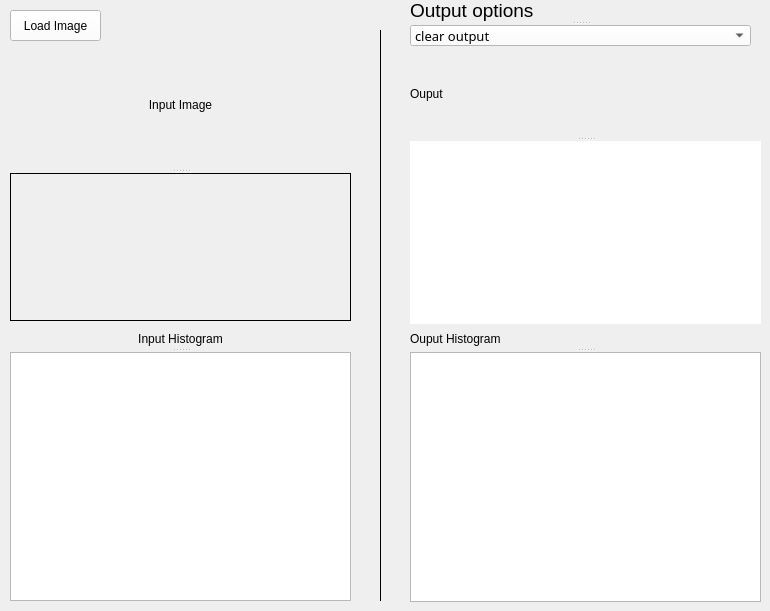
      <widget class="QWidget" name="tab_3">
       <property name="sizePolicy">
        <sizepolicy hsizetype="Expanding" vsizetype="Expanding">
         <horstretch>0</horstretch>
         <verstretch>0</verstretch>
        </sizepolicy>
       </property>
       <attribute name="title">
        <string>Histograms</string>
       </attribute>
       <widget class="QLabel" name="label_9">
        <property name="geometry">
         <rect>
          <x>370</x>
          <y>30</y>
          <width>20</width>
          <height>571</height>
         </rect>
        </property>
        <property name="frameShape">
         <enum>QFrame::VLine</enum>
        </property>
        <property name="text">
         <string/>
        </property>
       </widget>
       <widget class="QPushButton" name="load">
        <property name="geometry">
         <rect>
          <x>10</x>
          <y>10</y>
          <width>91</width>
          <height>31</height>
         </rect>
        </property>
        <property name="palette">
         <palette>
          <active>
           <colorrole role="WindowText">
            <brush brushstyle="SolidPattern">
             <color alpha="255">
              <red>0</red>
              <green>0</green>
              <blue>0</blue>
             </color>
            </brush>
           </colorrole>
           <colorrole role="Button">
            <brush brushstyle="SolidPattern">
             <color alpha="255">
              <red>255</red>
              <green>255</green>
              <blue>255</blue>
             </color>
            </brush>
           </colorrole>
           <colorrole role="Light">
            <brush brushstyle="SolidPattern">
             <color alpha="255">
              <red>213</red>
              <green>213</green>
              <blue>255</blue>
             </color>
            </brush>
           </colorrole>
           <colorrole role="Midlight">
            <brush brushstyle="SolidPattern">
             <color alpha="255">
              <red>149</red>
              <green>149</green>
              <blue>255</blue>
             </color>
            </brush>
           </colorrole>
           <colorrole role="Dark">
            <brush brushstyle="SolidPattern">
             <color alpha="255">
              <red>42</red>
              <green>42</green>
              <blue>127</blue>
             </color>
            </brush>
           </colorrole>
           <colorrole role="Mid">
            <brush brushstyle="SolidPattern">
             <color alpha="255">
              <red>56</red>
              <green>56</green>
              <blue>170</blue>
             </color>
            </brush>
           </colorrole>
           <colorrole role="Text">
            <brush brushstyle="SolidPattern">
             <color alpha="255">
              <red>0</red>
              <green>0</green>
              <blue>0</blue>
             </color>
            </brush>
           </colorrole>
           <colorrole role="BrightText">
            <brush brushstyle="SolidPattern">
             <color alpha="255">
              <red>255</red>
              <green>255</green>
              <blue>255</blue>
             </color>
            </brush>
           </colorrole>
           <colorrole role="ButtonText">
            <brush brushstyle="SolidPattern">
             <color alpha="255">
              <red>0</red>
              <green>0</green>
              <blue>0</blue>
             </color>
            </brush>
           </colorrole>
           <colorrole role="Base">
            <brush brushstyle="SolidPattern">
             <color alpha="255">
              <red>255</red>
              <green>255</green>
              <blue>255</blue>
             </color>
            </brush>
           </colorrole>
           <colorrole role="Window">
            <brush brushstyle="SolidPattern">
             <color alpha="255">
              <red>255</red>
              <green>255</green>
              <blue>255</blue>
             </color>
            </brush>
           </colorrole>
           <colorrole role="Shadow">
            <brush brushstyle="SolidPattern">
             <color alpha="255">
              <red>0</red>
              <green>0</green>
              <blue>0</blue>
             </color>
            </brush>
           </colorrole>
           <colorrole role="AlternateBase">
            <brush brushstyle="SolidPattern">
             <color alpha="255">
              <red>170</red>
              <green>170</green>
              <blue>255</blue>
             </color>
            </brush>
           </colorrole>
           <colorrole role="ToolTipBase">
            <brush brushstyle="SolidPattern">
             <color alpha="255">
              <red>255</red>
              <green>255</green>
              <blue>220</blue>
             </color>
            </brush>
           </colorrole>
           <colorrole role="ToolTipText">
            <brush brushstyle="SolidPattern">
             <color alpha="255">
              <red>0</red>
              <green>0</green>
              <blue>0</blue>
             </color>
            </brush>
           </colorrole>
          </active>
          <inactive>
           <colorrole role="WindowText">
            <brush brushstyle="SolidPattern">
             <color alpha="255">
              <red>0</red>
              <green>0</green>
              <blue>0</blue>
             </color>
            </brush>
           </colorrole>
           <colorrole role="Button">
            <brush brushstyle="SolidPattern">
             <color alpha="255">
              <red>255</red>
              <green>255</green>
              <blue>255</blue>
             </color>
            </brush>
           </colorrole>
           <colorrole role="Light">
            <brush brushstyle="SolidPattern">
             <color alpha="255">
              <red>213</red>
              <green>213</green>
              <blue>255</blue>
             </color>
            </brush>
           </colorrole>
           <colorrole role="Midlight">
            <brush brushstyle="SolidPattern">
             <color alpha="255">
              <red>149</red>
              <green>149</green>
              <blue>255</blue>
             </color>
            </brush>
           </colorrole>
           <colorrole role="Dark">
            <brush brushstyle="SolidPattern">
             <color alpha="255">
              <red>42</red>
              <green>42</green>
              <blue>127</blue>
             </color>
            </brush>
           </colorrole>
           <colorrole role="Mid">
            <brush brushstyle="SolidPattern">
             <color alpha="255">
              <red>56</red>
              <green>56</green>
              <blue>170</blue>
             </color>
            </brush>
           </colorrole>
           <colorrole role="Text">
            <brush brushstyle="SolidPattern">
             <color alpha="255">
              <red>0</red>
              <green>0</green>
              <blue>0</blue>
             </color>
            </brush>
           </colorrole>
           <colorrole role="BrightText">
            <brush brushstyle="SolidPattern">
             <color alpha="255">
              <red>255</red>
              <green>255</green>
              <blue>255</blue>
             </color>
            </brush>
           </colorrole>
           <colorrole role="ButtonText">
            <brush brushstyle="SolidPattern">
             <color alpha="255">
              <red>0</red>
              <green>0</green>
              <blue>0</blue>
             </color>
            </brush>
           </colorrole>
           <colorrole role="Base">
            <brush brushstyle="SolidPattern">
             <color alpha="255">
              <red>255</red>
              <green>255</green>
              <blue>255</blue>
             </color>
            </brush>
           </colorrole>
           <colorrole role="Window">
            <brush brushstyle="SolidPattern">
             <color alpha="255">
              <red>255</red>
              <green>255</green>
              <blue>255</blue>
             </color>
            </brush>
           </colorrole>
           <colorrole role="Shadow">
            <brush brushstyle="SolidPattern">
             <color alpha="255">
              <red>0</red>
              <green>0</green>
              <blue>0</blue>
             </color>
            </brush>
           </colorrole>
           <colorrole role="AlternateBase">
            <brush brushstyle="SolidPattern">
             <color alpha="255">
              <red>170</red>
              <green>170</green>
              <blue>255</blue>
             </color>
            </brush>
           </colorrole>
           <colorrole role="ToolTipBase">
            <brush brushstyle="SolidPattern">
             <color alpha="255">
              <red>255</red>
              <green>255</green>
              <blue>220</blue>
             </color>
            </brush>
           </colorrole>
           <colorrole role="ToolTipText">
            <brush brushstyle="SolidPattern">
             <color alpha="255">
              <red>0</red>
              <green>0</green>
              <blue>0</blue>
             </color>
            </brush>
           </colorrole>
          </inactive>
          <disabled>
           <colorrole role="WindowText">
            <brush brushstyle="SolidPattern">
             <color alpha="255">
              <red>42</red>
              <green>42</green>
              <blue>127</blue>
             </color>
            </brush>
           </colorrole>
           <colorrole role="Button">
            <brush brushstyle="SolidPattern">
             <color alpha="255">
              <red>255</red>
              <green>255</green>
              <blue>255</blue>
             </color>
            </brush>
           </colorrole>
           <colorrole role="Light">
            <brush brushstyle="SolidPattern">
             <color alpha="255">
              <red>213</red>
              <green>213</green>
              <blue>255</blue>
             </color>
            </brush>
           </colorrole>
           <colorrole role="Midlight">
            <brush brushstyle="SolidPattern">
             <color alpha="255">
              <red>149</red>
              <green>149</green>
              <blue>255</blue>
             </color>
            </brush>
           </colorrole>
           <colorrole role="Dark">
            <brush brushstyle="SolidPattern">
             <color alpha="255">
              <red>42</red>
              <green>42</green>
              <blue>127</blue>
             </color>
            </brush>
           </colorrole>
           <colorrole role="Mid">
            <brush brushstyle="SolidPattern">
             <color alpha="255">
              <red>56</red>
              <green>56</green>
              <blue>170</blue>
             </color>
            </brush>
           </colorrole>
           <colorrole role="Text">
            <brush brushstyle="SolidPattern">
             <color alpha="255">
              <red>42</red>
              <green>42</green>
              <blue>127</blue>
             </color>
            </brush>
           </colorrole>
           <colorrole role="BrightText">
            <brush brushstyle="SolidPattern">
             <color alpha="255">
              <red>255</red>
              <green>255</green>
              <blue>255</blue>
             </color>
            </brush>
           </colorrole>
           <colorrole role="ButtonText">
            <brush brushstyle="SolidPattern">
             <color alpha="255">
              <red>42</red>
              <green>42</green>
              <blue>127</blue>
             </color>
            </brush>
           </colorrole>
           <colorrole role="Base">
            <brush brushstyle="SolidPattern">
             <color alpha="255">
              <red>255</red>
              <green>255</green>
              <blue>255</blue>
             </color>
            </brush>
           </colorrole>
           <colorrole role="Window">
            <brush brushstyle="SolidPattern">
             <color alpha="255">
              <red>255</red>
              <green>255</green>
              <blue>255</blue>
             </color>
            </brush>
           </colorrole>
           <colorrole role="Shadow">
            <brush brushstyle="SolidPattern">
             <color alpha="255">
              <red>0</red>
              <green>0</green>
              <blue>0</blue>
             </color>
            </brush>
           </colorrole>
           <colorrole role="AlternateBase">
            <brush brushstyle="SolidPattern">
             <color alpha="255">
              <red>85</red>
              <green>85</green>
              <blue>255</blue>
             </color>
            </brush>
           </colorrole>
           <colorrole role="ToolTipBase">
            <brush brushstyle="SolidPattern">
             <color alpha="255">
              <red>255</red>
              <green>255</green>
              <blue>220</blue>
             </color>
            </brush>
           </colorrole>
           <colorrole role="ToolTipText">
            <brush brushstyle="SolidPattern">
             <color alpha="255">
              <red>0</red>
              <green>0</green>
              <blue>0</blue>
             </color>
            </brush>
           </colorrole>
          </disabled>
         </palette>
        </property>
        <property name="font">
         <font>
          <pointsize>9</pointsize>
         </font>
        </property>
        <property name="cursor">
         <cursorShape>PointingHandCursor</cursorShape>
        </property>
        <property name="focusPolicy">
         <enum>Qt::TabFocus</enum>
        </property>
        <property name="text">
         <string>Load Image</string>
        </property>
        <property name="autoDefault">
         <bool>false</bool>
        </property>
        <property name="default">
         <bool>false</bool>
        </property>
        <property name="flat">
         <bool>false</bool>
        </property>
       </widget>
       <widget class="QSplitter" name="splitter_12">
        <property name="geometry">
         <rect>
          <x>10</x>
          <y>40</y>
          <width>341</width>
          <height>281</height>
         </rect>
        </property>
        <property name="orientation">
         <enum>Qt::Vertical</enum>
        </property>
        <widget class="QLabel" name="label_19">
         <property name="styleSheet">
          <string notr="true">font: 14pt &quot;MS Shell Dlg 2&quot;;
</string>
         </property>
         <property name="text">
          <string>Input Image</string>
         </property>
         <property name="alignment">
          <set>Qt::AlignCenter</set>
         </property>
        </widget>
        <widget class="QLabel" name="input_img">
         <property name="frameShape">
          <enum>QFrame::Box</enum>
         </property>
         <property name="text">
          <string/>
         </property>
         <property name="scaledContents">
          <bool>true</bool>
         </property>
        </widget>
       </widget>
       <widget class="QSplitter" name="splitter_14">
        <property name="geometry">
         <rect>
          <x>10</x>
          <y>330</y>
          <width>341</width>
          <height>271</height>
         </rect>
        </property>
        <property name="orientation">
         <enum>Qt::Vertical</enum>
        </property>
        <widget class="QLabel" name="label_20">
         <property name="styleSheet">
          <string notr="true">font: 14pt &quot;MS Shell Dlg 2&quot;;
</string>
         </property>
         <property name="text">
          <string>Input Histogram</string>
         </property>
         <property name="alignment">
          <set>Qt::AlignCenter</set>
         </property>
        </widget>
        <widget class="PlotWidget" name="input_hist"/>
       </widget>
       <widget class="QSplitter" name="splitter_15">
        <property name="geometry">
         <rect>
          <x>410</x>
          <y>0</y>
          <width>341</width>
          <height>46</height>
         </rect>
        </property>
        <property name="orientation">
         <enum>Qt::Vertical</enum>
        </property>
        <widget class="QLabel" name="label_18">
         <property name="font">
          <font>
           <family>MS Shell Dlg 2</family>
           <pointsize>14</pointsize>
           <weight>50</weight>
           <italic>false</italic>
           <bold>false</bold>
          </font>
         </property>
         <property name="styleSheet">
          <string notr="true">font: 14pt &quot;MS Shell Dlg 2&quot;;
</string>
         </property>
         <property name="text">
          <string>Output options</string>
         </property>
        </widget>
        <widget class="QComboBox" name="comboBox">
         <property name="palette">
          <palette>
           <active>
            <colorrole role="WindowText">
             <brush brushstyle="SolidPattern">
              <color alpha="255">
               <red>0</red>
               <green>0</green>
               <blue>0</blue>
              </color>
             </brush>
            </colorrole>
            <colorrole role="Button">
             <brush brushstyle="SolidPattern">
              <color alpha="255">
               <red>255</red>
               <green>255</green>
               <blue>255</blue>
              </color>
             </brush>
            </colorrole>
            <colorrole role="Light">
             <brush brushstyle="SolidPattern">
              <color alpha="255">
               <red>213</red>
               <green>213</green>
               <blue>255</blue>
              </color>
             </brush>
            </colorrole>
            <colorrole role="Midlight">
             <brush brushstyle="SolidPattern">
              <color alpha="255">
               <red>149</red>
               <green>149</green>
               <blue>255</blue>
              </color>
             </brush>
            </colorrole>
            <colorrole role="Dark">
             <brush brushstyle="SolidPattern">
              <color alpha="255">
               <red>42</red>
               <green>42</green>
               <blue>127</blue>
              </color>
             </brush>
            </colorrole>
            <colorrole role="Mid">
             <brush brushstyle="SolidPattern">
              <color alpha="255">
               <red>56</red>
               <green>56</green>
               <blue>170</blue>
              </color>
             </brush>
            </colorrole>
            <colorrole role="Text">
             <brush brushstyle="SolidPattern">
              <color alpha="255">
               <red>0</red>
               <green>0</green>
               <blue>0</blue>
              </color>
             </brush>
            </colorrole>
            <colorrole role="BrightText">
             <brush brushstyle="SolidPattern">
              <color alpha="255">
               <red>255</red>
               <green>255</green>
               <blue>255</blue>
              </color>
             </brush>
            </colorrole>
            <colorrole role="ButtonText">
             <brush brushstyle="SolidPattern">
              <color alpha="255">
               <red>0</red>
               <green>0</green>
               <blue>0</blue>
              </color>
             </brush>
            </colorrole>
            <colorrole role="Base">
             <brush brushstyle="SolidPattern">
              <color alpha="255">
               <red>255</red>
               <green>255</green>
               <blue>255</blue>
              </color>
             </brush>
            </colorrole>
            <colorrole role="Window">
             <brush brushstyle="SolidPattern">
              <color alpha="255">
               <red>255</red>
               <green>255</green>
               <blue>255</blue>
              </color>
             </brush>
            </colorrole>
            <colorrole role="Shadow">
             <brush brushstyle="SolidPattern">
              <color alpha="255">
               <red>0</red>
               <green>0</green>
               <blue>0</blue>
              </color>
             </brush>
            </colorrole>
            <colorrole role="AlternateBase">
             <brush brushstyle="SolidPattern">
              <color alpha="255">
               <red>170</red>
               <green>170</green>
               <blue>255</blue>
              </color>
             </brush>
            </colorrole>
            <colorrole role="ToolTipBase">
             <brush brushstyle="SolidPattern">
              <color alpha="255">
               <red>255</red>
               <green>255</green>
               <blue>220</blue>
              </color>
             </brush>
            </colorrole>
            <colorrole role="ToolTipText">
             <brush brushstyle="SolidPattern">
              <color alpha="255">
               <red>0</red>
               <green>0</green>
               <blue>0</blue>
              </color>
             </brush>
            </colorrole>
           </active>
           <inactive>
            <colorrole role="WindowText">
             <brush brushstyle="SolidPattern">
              <color alpha="255">
               <red>0</red>
               <green>0</green>
               <blue>0</blue>
              </color>
             </brush>
            </colorrole>
            <colorrole role="Button">
             <brush brushstyle="SolidPattern">
              <color alpha="255">
               <red>255</red>
               <green>255</green>
               <blue>255</blue>
              </color>
             </brush>
            </colorrole>
            <colorrole role="Light">
             <brush brushstyle="SolidPattern">
              <color alpha="255">
               <red>213</red>
               <green>213</green>
               <blue>255</blue>
              </color>
             </brush>
            </colorrole>
            <colorrole role="Midlight">
             <brush brushstyle="SolidPattern">
              <color alpha="255">
               <red>149</red>
               <green>149</green>
               <blue>255</blue>
              </color>
             </brush>
            </colorrole>
            <colorrole role="Dark">
             <brush brushstyle="SolidPattern">
              <color alpha="255">
               <red>42</red>
               <green>42</green>
               <blue>127</blue>
              </color>
             </brush>
            </colorrole>
            <colorrole role="Mid">
             <brush brushstyle="SolidPattern">
              <color alpha="255">
               <red>56</red>
               <green>56</green>
               <blue>170</blue>
              </color>
             </brush>
            </colorrole>
            <colorrole role="Text">
             <brush brushstyle="SolidPattern">
              <color alpha="255">
               <red>0</red>
               <green>0</green>
               <blue>0</blue>
              </color>
             </brush>
            </colorrole>
            <colorrole role="BrightText">
             <brush brushstyle="SolidPattern">
              <color alpha="255">
               <red>255</red>
               <green>255</green>
               <blue>255</blue>
              </color>
             </brush>
            </colorrole>
            <colorrole role="ButtonText">
             <brush brushstyle="SolidPattern">
              <color alpha="255">
               <red>0</red>
               <green>0</green>
               <blue>0</blue>
              </color>
             </brush>
            </colorrole>
            <colorrole role="Base">
             <brush brushstyle="SolidPattern">
              <color alpha="255">
               <red>255</red>
               <green>255</green>
               <blue>255</blue>
              </color>
             </brush>
            </colorrole>
            <colorrole role="Window">
             <brush brushstyle="SolidPattern">
              <color alpha="255">
               <red>255</red>
               <green>255</green>
               <blue>255</blue>
              </color>
             </brush>
            </colorrole>
            <colorrole role="Shadow">
             <brush brushstyle="SolidPattern">
              <color alpha="255">
               <red>0</red>
               <green>0</green>
               <blue>0</blue>
              </color>
             </brush>
            </colorrole>
            <colorrole role="AlternateBase">
             <brush brushstyle="SolidPattern">
              <color alpha="255">
               <red>170</red>
               <green>170</green>
               <blue>255</blue>
              </color>
             </brush>
            </colorrole>
            <colorrole role="ToolTipBase">
             <brush brushstyle="SolidPattern">
              <color alpha="255">
               <red>255</red>
               <green>255</green>
               <blue>220</blue>
              </color>
             </brush>
            </colorrole>
            <colorrole role="ToolTipText">
             <brush brushstyle="SolidPattern">
              <color alpha="255">
               <red>0</red>
               <green>0</green>
               <blue>0</blue>
              </color>
             </brush>
            </colorrole>
           </inactive>
           <disabled>
            <colorrole role="WindowText">
             <brush brushstyle="SolidPattern">
              <color alpha="255">
               <red>42</red>
               <green>42</green>
               <blue>127</blue>
              </color>
             </brush>
            </colorrole>
            <colorrole role="Button">
             <brush brushstyle="SolidPattern">
              <color alpha="255">
               <red>255</red>
               <green>255</green>
               <blue>255</blue>
              </color>
             </brush>
            </colorrole>
            <colorrole role="Light">
             <brush brushstyle="SolidPattern">
              <color alpha="255">
               <red>213</red>
               <green>213</green>
               <blue>255</blue>
              </color>
             </brush>
            </colorrole>
            <colorrole role="Midlight">
             <brush brushstyle="SolidPattern">
              <color alpha="255">
               <red>149</red>
               <green>149</green>
               <blue>255</blue>
              </color>
             </brush>
            </colorrole>
            <colorrole role="Dark">
             <brush brushstyle="SolidPattern">
              <color alpha="255">
               <red>42</red>
               <green>42</green>
               <blue>127</blue>
              </color>
             </brush>
            </colorrole>
            <colorrole role="Mid">
             <brush brushstyle="SolidPattern">
              <color alpha="255">
               <red>56</red>
               <green>56</green>
               <blue>170</blue>
              </color>
             </brush>
            </colorrole>
            <colorrole role="Text">
             <brush brushstyle="SolidPattern">
              <color alpha="255">
               <red>42</red>
               <green>42</green>
               <blue>127</blue>
              </color>
             </brush>
            </colorrole>
            <colorrole role="BrightText">
             <brush brushstyle="SolidPattern">
              <color alpha="255">
               <red>255</red>
               <green>255</green>
               <blue>255</blue>
              </color>
             </brush>
            </colorrole>
            <colorrole role="ButtonText">
             <brush brushstyle="SolidPattern">
              <color alpha="255">
               <red>42</red>
               <green>42</green>
               <blue>127</blue>
              </color>
             </brush>
            </colorrole>
            <colorrole role="Base">
             <brush brushstyle="SolidPattern">
              <color alpha="255">
               <red>255</red>
               <green>255</green>
               <blue>255</blue>
              </color>
             </brush>
            </colorrole>
            <colorrole role="Window">
             <brush brushstyle="SolidPattern">
              <color alpha="255">
               <red>255</red>
               <green>255</green>
               <blue>255</blue>
              </color>
             </brush>
            </colorrole>
            <colorrole role="Shadow">
             <brush brushstyle="SolidPattern">
              <color alpha="255">
               <red>0</red>
               <green>0</green>
               <blue>0</blue>
              </color>
             </brush>
            </colorrole>
            <colorrole role="AlternateBase">
             <brush brushstyle="SolidPattern">
              <color alpha="255">
               <red>85</red>
               <green>85</green>
               <blue>255</blue>
              </color>
             </brush>
            </colorrole>
            <colorrole role="ToolTipBase">
             <brush brushstyle="SolidPattern">
              <color alpha="255">
               <red>255</red>
               <green>255</green>
               <blue>220</blue>
              </color>
             </brush>
            </colorrole>
            <colorrole role="ToolTipText">
             <brush brushstyle="SolidPattern">
              <color alpha="255">
               <red>0</red>
               <green>0</green>
               <blue>0</blue>
              </color>
             </brush>
            </colorrole>
           </disabled>
          </palette>
         </property>
         <property name="font">
          <font>
           <family>Lucida Handwriting</family>
           <pointsize>10</pointsize>
          </font>
         </property>
         <item>
          <property name="text">
           <string>clear output</string>
          </property>
         </item>
         <item>
          <property name="text">
           <string>Equalization</string>
          </property>
         </item>
         <item>
          <property name="text">
           <string>Normalization</string>
          </property>
         </item>
         <item>
          <property name="text">
           <string>Global Threshold</string>
          </property>
         </item>
         <item>
          <property name="text">
           <string>Local Threshold</string>
          </property>
         </item>
         <item>
          <property name="text">
           <string>Color to Gray</string>
          </property>
         </item>
        </widget>
       </widget>
       <widget class="QWidget" name="layoutWidget">
        <property name="geometry">
         <rect>
          <x>410</x>
          <y>51</y>
          <width>351</width>
          <height>551</height>
         </rect>
        </property>
        <layout class="QVBoxLayout" name="verticalLayout">
         <item>
          <widget class="QSplitter" name="splitter_10">
           <property name="orientation">
            <enum>Qt::Vertical</enum>
           </property>
           <widget class="QLabel" name="label_21">
            <property name="text">
             <string>Ouput</string>
            </property>
           </widget>
           <widget class="ImageView" name="output_img" native="true">
            <property name="autoFillBackground">
             <bool>false</bool>
            </property>
            <property name="styleSheet">
             <string notr="true">background-color: rgb(255, 255, 255);
</string>
            </property>
           </widget>
          </widget>
         </item>
         <item>
          <widget class="QSplitter" name="splitter_8">
           <property name="orientation">
            <enum>Qt::Vertical</enum>
           </property>
           <widget class="QLabel" name="label_22">
            <property name="text">
             <string>Ouput Histogram</string>
            </property>
           </widget>
           <widget class="PlotWidget" name="output_hist"/>
          </widget>
         </item>
        </layout>
       </widget>
      </widget>
